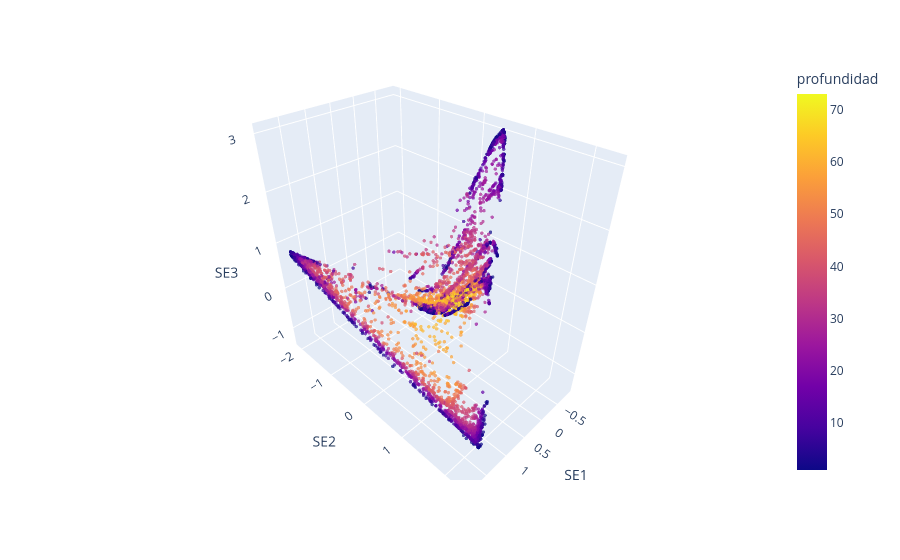

Notebook code for this chart:
### Code cell
fig = px.scatter_3d(dfss, x='SE1', y='SE2', z='SE3',color='profundidad',opacity=0.7,hover_data=['clase','indice'])
scene=dict(aspectratio=dict(x=1, y=1,z=1))
fig.update_traces(marker_size = 2)
fig.update_scenes(aspectmode='data')
fig.show()

### Figure 1 — Plotly figure (JSON) as saved in the notebook; plotly's stock layout.template omitted (floating-point values rounded to 4 significant figures; data arrays with more than 128 entries replaced by an {"elided": "..."} marker saying what was removed)
{"data": [{"customdata": {"elided": "8000x2 int values"}, "hovertemplate": "SE1=%{x}<br>SE2=%{y}<br>SE3=%{z}<br>clase=%{customdata[0]}<br>indice=%{customdata[1]}<br>profundidad=%{marker.color}<extra></extra>", "legendgroup": "", "marker": {"color": {"elided": "8000 float values"}, "coloraxis": "coloraxis", "opacity": 0.7, "size": 2, "symbol": "circle"}, "mode": "markers", "name": "", "scene": "scene", "showlegend": false, "type": "scatter3d", "x": {"elided": "8000 float values"}, "y": {"elided": "8000 float values"}, "z": {"elided": "8000 float values"}}], "layout": {"coloraxis": {"colorbar": {"title": {"text": "profundidad"}}, "colorscale": [[0, "#0d0887"], [0.1111, "#46039f"], [0.2222, "#7201a8"], [0.3333, "#9c179e"], [0.4444, "#bd3786"], [0.5556, "#d8576b"], [0.6667, "#ed7953"], [0.7778, "#fb9f3a"], [0.8889, "#fdca26"], [1, "#f0f921"]]}, "legend": {"tracegroupgap": 0}, "margin": {"t": 60}, "scene": {"aspectmode": "data", "domain": {"x": [0, 1], "y": [0, 1]}, "xaxis": {"title": {"text": "SE1"}}, "yaxis": {"title": {"text": "SE2"}}, "zaxis": {"title": {"text": "SE3"}}}}}
